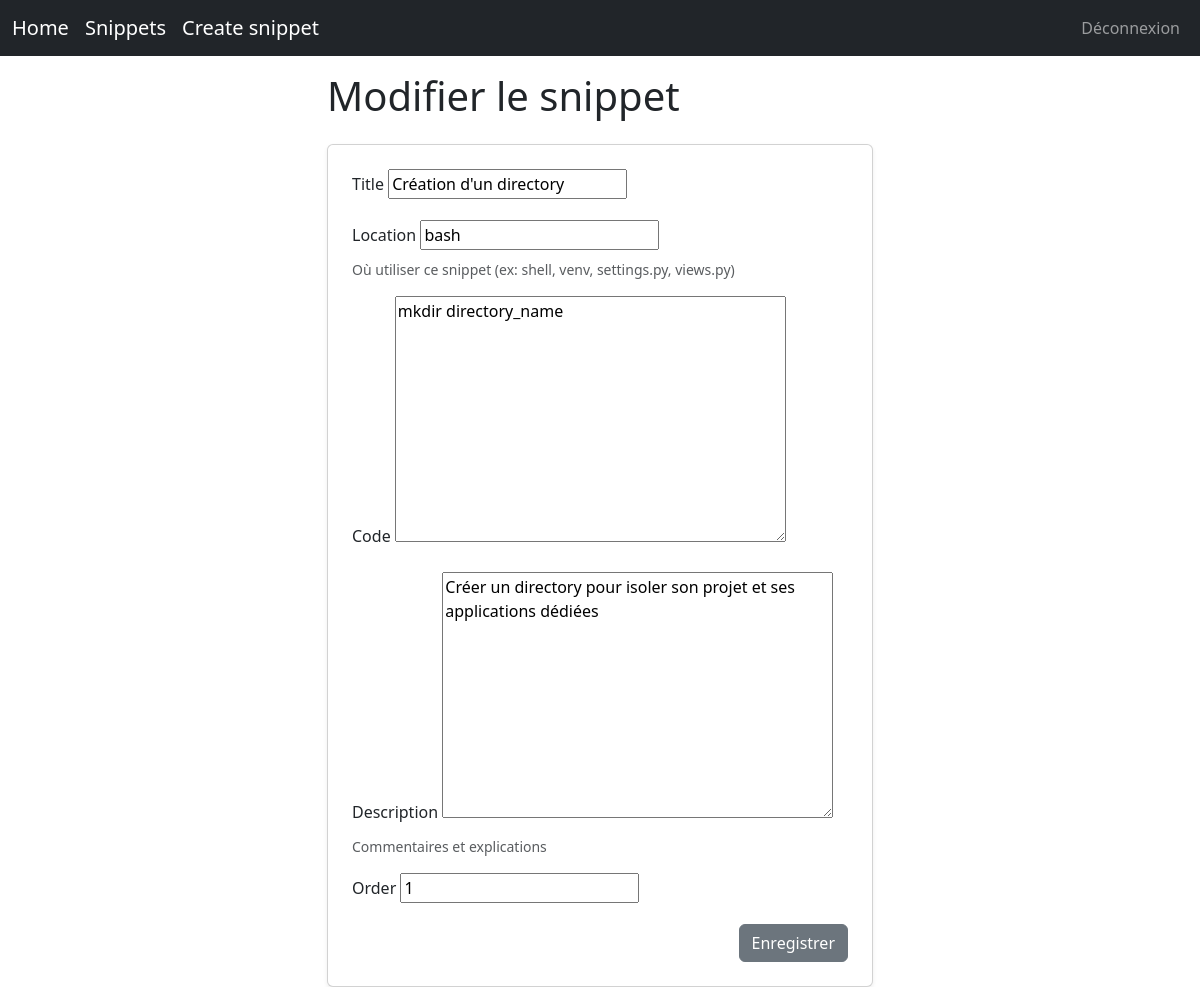
Page /snippets/creation-dun-directory/edit/ (signed in) on the committed database.
### snippets/models.py (models this page shows, shortened)
class Snippet(models.Model):
    title = models.CharField(max_length=100, unique=True)
    slug = models.SlugField(max_length=120, unique=True, blank=True)
    order = models.PositiveIntegerField(blank=True, null=True)
    code = models.TextField()
    created_at = models.DateTimeField(auto_now_add=True)
    location = models.CharField(
        max_length=100,
        blank=True,
        help_text="Où utiliser ce snippet (ex: shell, venv, settings.py, views.py)"
    )
    description = models.TextField(
        blank=True,
        help_text="Commentaires et explications"
    )
    class Meta:
        ordering = ["order", "created_at"]

### snippets/views.py (the view)
# urls.py: path('<slug:slug>/edit/', SnippetUpdateView.as_view(), name='snippet_update'),
class SnippetUpdateView(LoginRequiredMixin, UserPassesTestMixin, UpdateView):
    model = Snippet
    fields = ["title", "location", "code", "description", "order"]
    template_name = "snippets/snippet_form.html"
    slug_field = "slug"
    slug_url_kwarg = "slug"
    success_url = reverse_lazy("snippet_list")
    def test_func(self):
        return self.request.user.is_superuser

### snippets/templates/snippets/snippet_form.html (shortened to what this page needs)
{% extends "base.html" %}
{% block content %}
<div class="row justify-content-center">
    <div class="col-md-8 col-lg-6">
        <h1 class="mb-4">
            {% if view.object %}
                Modifier le snippet
            {% else %}
                Nouveau snippet
            {% endif %}
        </h1>
        <form method="post" class="card p-4 shadow-sm">
            {% for field in form %}
                <div class="mb-3">
                    <label class="form-label" for="{{ field.id_for_label }}">
                        {{ field.label }}
                    </label>
                    {{ field }}
                    {% if field.help_text %}
                        <div class="form-text">{{ field.help_text }}</div>
                    {% endif %}
                </div>
            {% endfor %}
            <div class="d-flex justify-content-end">
                <button class="btn btn-secondary">
                    Enregistrer
                </button>
            </div>
        </form>
    </div>
</div>
{% endblock %}

### rows in the picture
Snippet: form "Création d'un directory" "bash" "mkdir directory_name" "Créer un directory pour isoler son projet et ses applications dédiées" "1"

### other values in the picture
{{ field.label }} "Title" "Location" "Code" "Description" "Order"
{{ field.help_text }} "Où utiliser ce snippet (ex: shell, venv, settings.py, views.py)" "Commentaires et explications"
